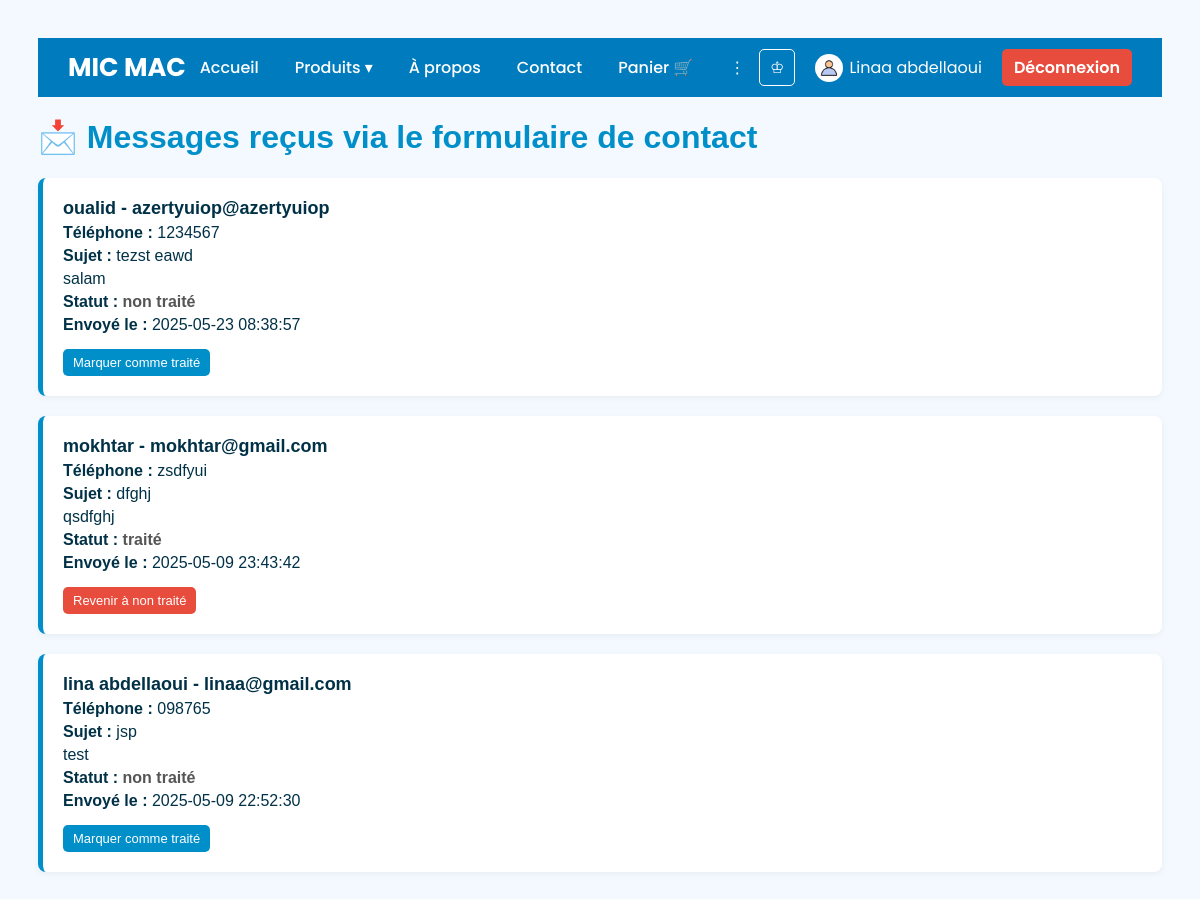
Screenshot of /messages.php (signed in) with the database file from the repository.
### tables this page shows
CREATE TABLE `messages_contact` (
  `id` int(11) NOT NULL,
  `nom_prenom` varchar(100) NOT NULL,
  `email` varchar(100) NOT NULL,
  `telephone` varchar(20) NOT NULL,
  `sujet` varchar(150) NOT NULL,
  `message` text NOT NULL,
  `date_envoi` timestamp NOT NULL DEFAULT current_timestamp(),
  `statut` enum('traité','non traité') NOT NULL DEFAULT 'non traité'
);

### messages.php (the view, shortened to what this page needs)
<?php
require_once 'db/connexion.php';
$stmt = $pdo->query("SELECT * FROM messages_contact ORDER BY date_envoi DESC");
$messages = $stmt->fetchAll();
?>
<!DOCTYPE html>
<html lang="fr">
<head>
</head>
<body>
    <?php include 'includes/header.php'; ?>
  <h1>📩 Messages reçus via le formulaire de contact</h1>
  <?php foreach ($messages as $msg): ?>
    <div class="message">
      <h3><?= htmlspecialchars($msg['nom_prenom']) ?> - <?= htmlspecialchars($msg['email']) ?></h3>
      <p><strong>Téléphone :</strong> <?= htmlspecialchars($msg['telephone']) ?></p>
      <p><strong>Sujet :</strong> <?= htmlspecialchars($msg['sujet']) ?></p>
      <p><?= nl2br(htmlspecialchars($msg['message'])) ?></p>
      <p><strong>Statut :</strong> <span class="statut"><?= $msg['statut'] ?></span></p>
      <p><strong>Envoyé le :</strong> <?= $msg['date_envoi'] ?></p>
      <?php if ($msg['statut'] === 'non traité'): ?>
        <a class="btn" href="messages.php?id=<?= $msg['id'] ?>&statut=traité">Marquer comme traité</a>
      <?php else: ?>
        <a class="btn red" href="messages.php?id=<?= $msg['id'] ?>&statut=non traité">Revenir à non traité</a>
      <?php endif; ?>
    </div>
  <?php endforeach; ?>
</body>
</html>

### messages.php (style rules this page uses)
body { font-family: Arial, sans-serif; background-color: #f4f9ff; color: #003147; padding: 30px; }
h1 { color: #008fc9; }
.message { background: white; padding: 20px; margin-bottom: 20px; border-left: 5px solid #008fc9; border-radius: 8px; box-shadow: 0 2px 6px rgba(0,0,0,0.05); }
.message h3 { margin: 0; font-size: 18px; }
.message p { margin: 5px 0; }
.statut { font-weight: bold; color: #555; }
.btn { padding: 6px 10px; background-color: #008fc9; color: white; text-decoration: none; border-radius: 5px; font-size: 13px; margin-top: 10px; display: inline-block; }
.btn.red { background-color: #e74c3c; }

### rows the page displays
messages_contact: nom_prenom "oualid", email "azertyuiop@azertyuiop", telephone "1234567", sujet "tezst eawd", message "salam", statut "non traité", date_envoi "2025-05-23 08:38:57"
messages_contact: nom_prenom "mokhtar", email "mokhtar@gmail.com", telephone "zsdfyui", sujet "dfghj", message "qsdfghj", statut "traité", date_envoi "2025-05-09 23:43:42"
messages_contact: nom_prenom "lina abdellaoui", email "linaa@gmail.com", telephone "098765", sujet "jsp", message "test", statut "non traité", date_envoi "2025-05-09 22:52:30"

### other values shown
$_SESSION['username'] "Linaa abdellaoui"
